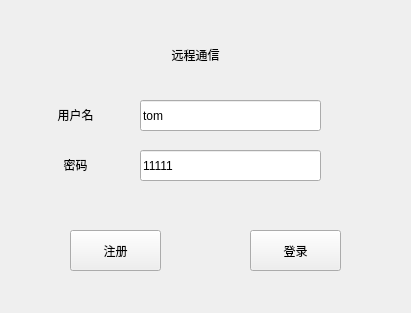
<?xml version="1.0" encoding="UTF-8"?>
<ui version="4.0">
 <class>Widget</class>
 <widget class="QWidget" name="Widget">
  <property name="geometry">
   <rect>
    <x>0</x>
    <y>0</y>
    <width>411</width>
    <height>313</height>
   </rect>
  </property>
  <property name="windowTitle">
   <string>Widget</string>
  </property>
  <widget class="QLabel" name="label">
   <property name="geometry">
    <rect>
     <x>140</x>
     <y>40</y>
     <width>111</width>
     <height>31</height>
    </rect>
   </property>
   <property name="text">
    <string>&lt;html&gt;&lt;head/&gt;&lt;body&gt;&lt;p align=&quot;center&quot;&gt;远程通信&lt;/p&gt;&lt;/body&gt;&lt;/html&gt;</string>
   </property>
  </widget>
  <widget class="QLabel" name="label_2">
   <property name="geometry">
    <rect>
     <x>20</x>
     <y>100</y>
     <width>111</width>
     <height>31</height>
    </rect>
   </property>
   <property name="text">
    <string>&lt;html&gt;&lt;head/&gt;&lt;body&gt;&lt;p align=&quot;center&quot;&gt;用户名&lt;/p&gt;&lt;/body&gt;&lt;/html&gt;</string>
   </property>
  </widget>
  <widget class="QLabel" name="label_3">
   <property name="geometry">
    <rect>
     <x>20</x>
     <y>150</y>
     <width>111</width>
     <height>31</height>
    </rect>
   </property>
   <property name="text">
    <string>&lt;html&gt;&lt;head/&gt;&lt;body&gt;&lt;p align=&quot;center&quot;&gt;密码&lt;/p&gt;&lt;/body&gt;&lt;/html&gt;</string>
   </property>
  </widget>
  <widget class="QLineEdit" name="userEdit">
   <property name="geometry">
    <rect>
     <x>140</x>
     <y>100</y>
     <width>181</width>
     <height>31</height>
    </rect>
   </property>
   <property name="text">
    <string>tom</string>
   </property>
  </widget>
  <widget class="QLineEdit" name="passWordEdit">
   <property name="geometry">
    <rect>
     <x>140</x>
     <y>150</y>
     <width>181</width>
     <height>31</height>
    </rect>
   </property>
   <property name="text">
    <string>11111</string>
   </property>
  </widget>
  <widget class="QPushButton" name="registerButton">
   <property name="geometry">
    <rect>
     <x>70</x>
     <y>230</y>
     <width>91</width>
     <height>41</height>
    </rect>
   </property>
   <property name="text">
    <string>注册</string>
   </property>
  </widget>
  <widget class="QPushButton" name="loginButton">
   <property name="geometry">
    <rect>
     <x>250</x>
     <y>230</y>
     <width>91</width>
     <height>41</height>
    </rect>
   </property>
   <property name="text">
    <string>登录</string>
   </property>
  </widget>
 </widget>
 <layoutdefault spacing="6" margin="11"/>
 <resources/>
 <connections/>
</ui>
